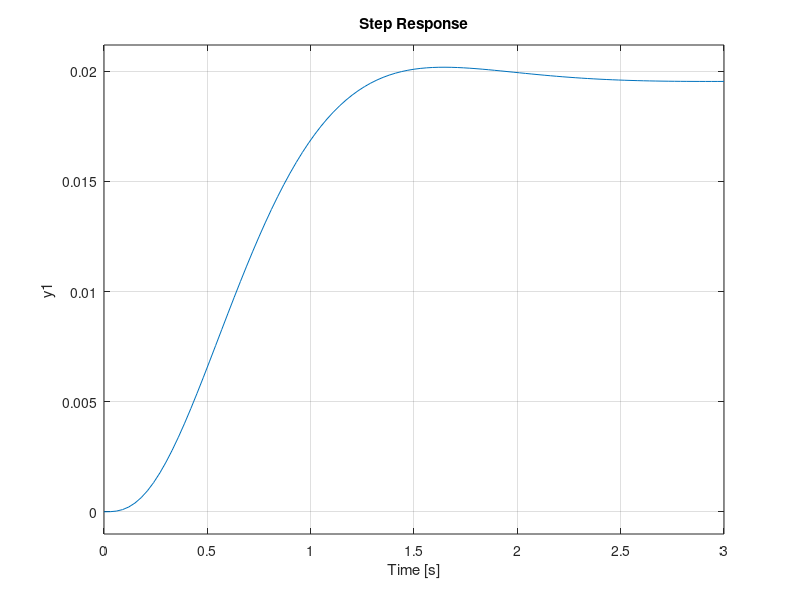

The MATLAB script that drew this image: (Note: this script raises an error after producing the figure.)
%% clear all
clear all
clc
%% variables
s = tf('s');
ts = 2;  %4.6/sig
Mp = .05; % -pi*zeta/sqrt(1-zeta^2)
alpha = 2; % change the third  pole 

sig = 4.6/ts;
zeta = -log(Mp)/sqrt(pi^2+(log(Mp))^2);
wn = sig/zeta;

% lambda = sym('lambda');
% eqn = ((lambda + alpha*zeta*wn)*(lambda^2 + 2*zeta*wn*lambda + wn^2));

sys = 1/((s + alpha*zeta*wn)*(s^2 + 2*zeta*wn*s + wn^2));

%% response
step(sys);
display('Damping Ratios and Natural Frequency');
damp(sys)

display('Step Info');
stepinfo(sys)

%%
% %% get co-efficients and compare
% 
% C1 = coeffs(eqn,lambda);
% 
% s = sym('s');
% x = sym('x');
% y = sym('y');
% z = sym('z');
% ur1 = sym('ur1');
% ur2 = sym('ur2');
% characEqn = s^3+(x+z)*s^2+(x*z+y*ur1+ur2^2)*s+(x*y*ur1+z*ur2^2);
% 
% C2 = coeffs(characEqn,s);
% 
% 
% eqn1 = C2(1)-C1(1);
% eqn2 = C2(2)-C1(2);
% eqn3 = C2(3)-C1(3);
% 
% 
% [solx,soly,solz] = solve(eqn1 == 0, eqn2 == 0,eqn3 == 0)
% 
